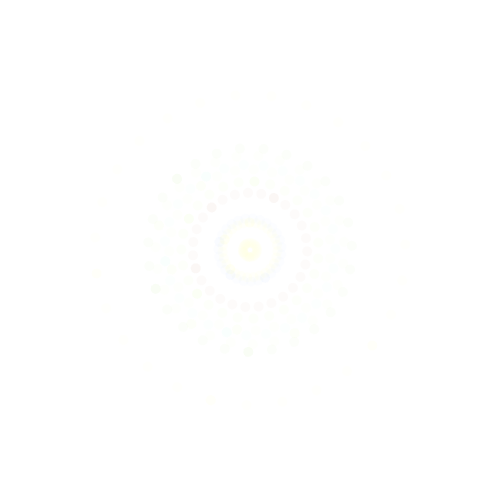
Frame 1 (no input)
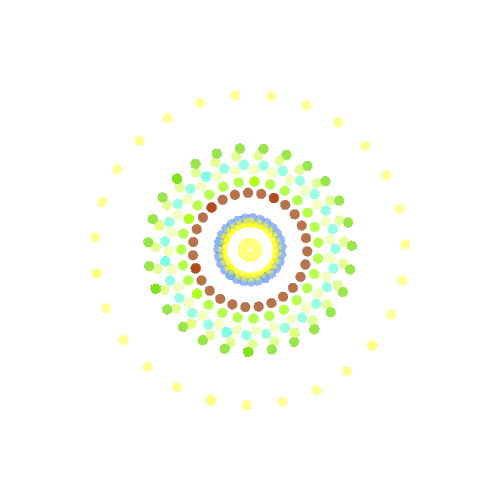
Frame 60 (the mouse pressed at the canvas centre just before this capture)
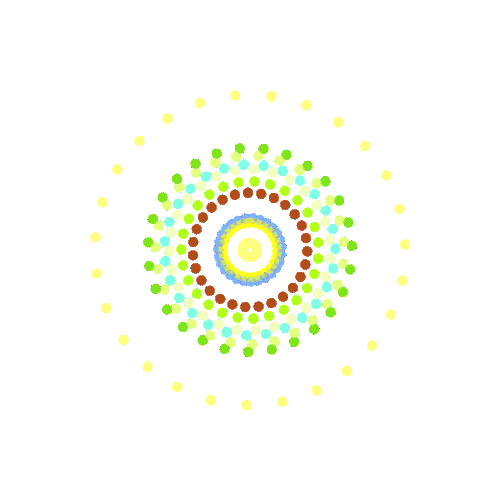
Frame 120 (the mouse held since frame 60 and released just before this capture)

The Processing sketch that drew these frames (run headless with seeded random() and noise(); from frame 60 on, the mouse is pressed at the canvas centre):

// Processing sketch: processing_84139
// ── processing_84139.pde

void setup()
{

  size(500,500);
background(255);
smooth();
noStroke();

 
}

void draw()
{

// translate permet de déplacer une forme sur l'axe des x et celui des y.



translate(250,250);
rotate(PI/11);
  
  fill(231,255,174,10);
 ellipse(10, 80, 10, 10);
  rotate(PI/27);
 
  fill(258,255,121,5);
 ellipse(150, 40, 10, 10);
  rotate(PI/27); 
 
   fill(180,255,121,5);
 ellipse(80, 50, 10, 10);
  rotate(PI/27); 
 
    fill(121,255,221,5);
 ellipse(30, 80, 10, 10);
  rotate(PI/27); 
 
   fill(121,173,251,5);
 ellipse(30, 10, 10, 10);
  rotate(PI/27);  
  
   fill(255,255,121,5);
 ellipse(5, 5, 10, 10);
  rotate(PI/27);  
  
    fill(235,255,21,5);
 ellipse(5, 27, 10, 10);
  rotate(PI/27);

  fill(135,255,21,5);
 ellipse(15, 67, 10, 10);
  rotate(PI/27);  
  
   fill(105,215,21,5);
 ellipse(95, 37, 10, 10);
  rotate(PI/27);  
  
   fill(145,35,21,5);
 ellipse(5, 57, 10, 10);
  rotate(PI/27); 
    fill(231,255,174,10);
 ellipse(10, 80, 10, 10);
  rotate(PI/27);
 
  fill(258,255,121,5);
 ellipse(150, 40, 10, 10);
  rotate(PI/27); 
 
   fill(180,255,121,5);
 ellipse(80, 50, 10, 10);
  rotate(PI/27); 
 
    fill(121,255,221,5);
 ellipse(30, 80, 10, 10);
  rotate(PI/27); 
 
   fill(121,173,251,5);
 ellipse(30, 10, 10, 10);
  rotate(PI/27);  
  
   fill(255,255,121,5);
 ellipse(5, 5, 10, 10);
  rotate(PI/27);  
  
    fill(235,255,21,5);
 ellipse(5, 27, 10, 10);
  rotate(PI/27);

  fill(135,255,21,5);
 ellipse(15, 67, 10, 10);
  rotate(PI/27);  
  
   fill(105,215,21,5);
 ellipse(95, 37, 10, 10);
  rotate(PI/27);  
  
   fill(145,35,21,5);
 ellipse(5, 57, 10, 10);
  rotate(PI/27);   fill(231,255,174,10);
 ellipse(10, 80, 10, 10);
  rotate(PI/27);
 
  fill(258,255,121,5);
 ellipse(150, 40, 10, 10);
  rotate(PI/27); 
 
   fill(180,255,121,5);
 ellipse(80, 50, 10, 10);
  rotate(PI/27); 
 
    fill(121,255,221,5);
 ellipse(30, 80, 10, 10);
  rotate(PI/27); 
 
   fill(121,173,251,5);
 ellipse(30, 10, 10, 10);
  rotate(PI/27);  
  
   fill(255,255,121,5);
 ellipse(5, 5, 10, 10);
  rotate(PI/27);  
  
    fill(235,255,21,5);
 ellipse(5, 27, 10, 10);
  rotate(PI/27);

  fill(135,255,21,5);
 ellipse(15, 67, 10, 10);
  rotate(PI/27);  
  
   fill(105,215,21,5);
 ellipse(95, 37, 10, 10);
  rotate(PI/27);  
  
   fill(145,35,21,5);
 ellipse(5, 57, 10, 10);
  rotate(PI/27);   fill(231,255,174,10);
 ellipse(10, 80, 10, 10);
  rotate(PI/27);
 
  fill(258,255,121,5);
 ellipse(150, 40, 10, 10);
  rotate(PI/27); 
 
   fill(180,255,121,5);
 ellipse(80, 50, 10, 10);
  rotate(PI/27); 
 
    fill(121,255,221,5);
 ellipse(30, 80, 10, 10);
  rotate(PI/27); 
 
   fill(121,173,251,5);
 ellipse(30, 10, 10, 10);
  rotate(PI/27);  
  
   fill(255,255,121,5);
 ellipse(5, 5, 10, 10);
  rotate(PI/27);  
  
    fill(235,255,21,5);
 ellipse(5, 27, 10, 10);
  rotate(PI/27);

  fill(135,255,21,5);
 ellipse(15, 67, 10, 10);
  rotate(PI/27);  
  
   fill(105,215,21,5);
 ellipse(95, 37, 10, 10);
  rotate(PI/27);  
  
   fill(145,35,21,5);
 ellipse(5, 57, 10, 10);
  rotate(PI/27);   fill(231,255,174,10);
 ellipse(10, 80, 10, 10);
  rotate(PI/27);
 
  fill(258,255,121,5);
 ellipse(150, 40, 10, 10);
  rotate(PI/27); 
 
   fill(180,255,121,5);
 ellipse(80, 50, 10, 10);
  rotate(PI/27); 
 
    fill(121,255,221,5);
 ellipse(30, 80, 10, 10);
  rotate(PI/27); 
 
   fill(121,173,251,5);
 ellipse(30, 10, 10, 10);
  rotate(PI/27);  
  
   fill(255,255,121,5);
 ellipse(5, 5, 10, 10);
  rotate(PI/27);  
  
    fill(235,255,21,5);
 ellipse(5, 27, 10, 10);
  rotate(PI/27);

  fill(135,255,21,5);
 ellipse(15, 67, 10, 10);
  rotate(PI/27);  
  
   fill(105,215,21,5);
 ellipse(95, 37, 10, 10);
  rotate(PI/27);  
  
   fill(145,35,21,5);
 ellipse(5, 57, 10, 10);
  rotate(PI/27);   fill(231,255,174,10);
 ellipse(10, 80, 10, 10);
  rotate(PI/27);
 
  fill(258,255,121,5);
 ellipse(150, 40, 10, 10);
  rotate(PI/27); 
 
   fill(180,255,121,5);
 ellipse(80, 50, 10, 10);
  rotate(PI/27); 
 
    fill(121,255,221,5);
 ellipse(30, 80, 10, 10);
  rotate(PI/27); 
 
   fill(121,173,251,5);
 ellipse(30, 10, 10, 10);
  rotate(PI/27);  
  
   fill(255,255,121,5);
 ellipse(5, 5, 10, 10);
  rotate(PI/27);  
  
    fill(235,255,21,5);
 ellipse(5, 27, 10, 10);
  rotate(PI/27);

  fill(135,255,21,5);
 ellipse(15, 67, 10, 10);
  rotate(PI/27);  
  
   fill(105,215,21,5);
 ellipse(95, 37, 10, 10);
  rotate(PI/27);  
  
   fill(145,35,21,5);
 ellipse(5, 57, 10, 10);
  rotate(PI/27);   fill(231,255,174,10);
 ellipse(10, 80, 10, 10);
  rotate(PI/27);
 
  fill(258,255,121,5);
 ellipse(150, 40, 10, 10);
  rotate(PI/27); 
 
   fill(180,255,121,5);
 ellipse(80, 50, 10, 10);
  rotate(PI/27); 
 
    fill(121,255,221,5);
 ellipse(30, 80, 10, 10);
  rotate(PI/27); 
 
   fill(121,173,251,5);
 ellipse(30, 10, 10, 10);
  rotate(PI/27);  
  
   fill(255,255,121,5);
 ellipse(5, 5, 10, 10);
  rotate(PI/27);  
  
    fill(235,255,21,5);
 ellipse(5, 27, 10, 10);
  rotate(PI/27);

  fill(135,255,21,5);
 ellipse(15, 67, 10, 10);
  rotate(PI/27);  
  
   fill(105,215,21,5);
 ellipse(95, 37, 10, 10);
  rotate(PI/27);  
  
   fill(145,35,21,5);
 ellipse(5, 57, 10, 10);
  rotate(PI/27);   fill(231,255,174,10);
 ellipse(10, 80, 10, 10);
  rotate(PI/27);
 
  fill(258,255,121,5);
 ellipse(150, 40, 10, 10);
  rotate(PI/27); 
 
   fill(180,255,121,5);
 ellipse(80, 50, 10, 10);
  rotate(PI/27); 
 
    fill(121,255,221,5);
 ellipse(30, 80, 10, 10);
  rotate(PI/27); 
 
   fill(121,173,251,5);
 ellipse(30, 10, 10, 10);
  rotate(PI/27);  
  
   fill(255,255,121,5);
 ellipse(5, 5, 10, 10);
  rotate(PI/27);  
  
    fill(235,255,21,5);
 ellipse(5, 27, 10, 10);
  rotate(PI/27);

  fill(135,255,21,5);
 ellipse(15, 67, 10, 10);
  rotate(PI/27);  
  
   fill(105,215,21,5);
 ellipse(95, 37, 10, 10);
  rotate(PI/27);  
  
   fill(145,35,21,5);
 ellipse(5, 57, 10, 10);
  rotate(PI/27);   fill(231,255,174,10);
 ellipse(10, 80, 10, 10);
  rotate(PI/27);
 
  fill(258,255,121,5);
 ellipse(150, 40, 10, 10);
  rotate(PI/27); 
 
   fill(180,255,121,5);
 ellipse(80, 50, 10, 10);
  rotate(PI/27); 
 
    fill(121,255,221,5);
 ellipse(30, 80, 10, 10);
  rotate(PI/27); 
 
   fill(121,173,251,5);
 ellipse(30, 10, 10, 10);
  rotate(PI/27);  
  
   fill(255,255,121,5);
 ellipse(5, 5, 10, 10);
  rotate(PI/27);  
  
    fill(235,255,21,5);
 ellipse(5, 27, 10, 10);
  rotate(PI/27);

  fill(135,255,21,5);
 ellipse(15, 67, 10, 10);
  rotate(PI/27);  
  
   fill(105,215,21,5);
 ellipse(95, 37, 10, 10);
  rotate(PI/27);  
  
   fill(145,35,21,5);
 ellipse(5, 57, 10, 10);
  rotate(PI/27);   fill(231,255,174,10);
 ellipse(10, 80, 10, 10);
  rotate(PI/27);
 
  fill(258,255,121,5);
 ellipse(150, 40, 10, 10);
  rotate(PI/27); 
 
   fill(180,255,121,5);
 ellipse(80, 50, 10, 10);
  rotate(PI/27); 
 
    fill(121,255,221,5);
 ellipse(30, 80, 10, 10);
  rotate(PI/27); 
 
   fill(121,173,251,5);
 ellipse(30, 10, 10, 10);
  rotate(PI/27);  
  
   fill(255,255,121,5);
 ellipse(5, 5, 10, 10);
  rotate(PI/27);  
  
    fill(235,255,21,5);
 ellipse(5, 27, 10, 10);
  rotate(PI/27);

  fill(135,255,21,5);
 ellipse(15, 67, 10, 10);
  rotate(PI/27);  
  
   fill(105,215,21,5);
 ellipse(95, 37, 10, 10);
  rotate(PI/27);  
  
   fill(145,35,21,5);
 ellipse(5, 57, 10, 10);
  rotate(PI/27);   fill(231,255,174,10);
 ellipse(10, 80, 10, 10);
  rotate(PI/27);
 
  fill(258,255,121,5);
 ellipse(150, 40, 10, 10);
  rotate(PI/27); 
 
   fill(180,255,121,5);
 ellipse(80, 50, 10, 10);
  rotate(PI/27); 
 
    fill(121,255,221,5);
 ellipse(30, 80, 10, 10);
  rotate(PI/27); 
 
   fill(121,173,251,5);
 ellipse(30, 10, 10, 10);
  rotate(PI/27);  
  
   fill(255,255,121,5);
 ellipse(5, 5, 10, 10);
  rotate(PI/27);  
  
    fill(235,255,21,5);
 ellipse(5, 27, 10, 10);
  rotate(PI/27);

  fill(135,255,21,5);
 ellipse(15, 67, 10, 10);
  rotate(PI/27);  
  
   fill(105,215,21,5);
 ellipse(95, 37, 10, 10);
  rotate(PI/27);  
  
   fill(145,35,21,5);
 ellipse(5, 57, 10, 10);
  rotate(PI/27);   fill(231,255,174,10);
 ellipse(10, 80, 10, 10);
  rotate(PI/27);
 
  fill(258,255,121,5);
 ellipse(150, 40, 10, 10);
  rotate(PI/27); 
 
   fill(180,255,121,5);
 ellipse(80, 50, 10, 10);
  rotate(PI/27); 
 
    fill(121,255,221,5);
 ellipse(30, 80, 10, 10);
  rotate(PI/27); 
 
   fill(121,173,251,5);
 ellipse(30, 10, 10, 10);
  rotate(PI/27);  
  
   fill(255,255,121,5);
 ellipse(5, 5, 10, 10);
  rotate(PI/27);  
  
    fill(235,255,21,5);
 ellipse(5, 27, 10, 10);
  rotate(PI/27);

  fill(135,255,21,5);
 ellipse(15, 67, 10, 10);
  rotate(PI/27);  
  
   fill(105,215,21,5);
 ellipse(95, 37, 10, 10);
  rotate(PI/27);  
  
   fill(145,35,21,5);
 ellipse(5, 57, 10, 10);
  rotate(PI/27);   fill(231,255,174,10);
 ellipse(10, 80, 10, 10);
  rotate(PI/27);
 
  fill(258,255,121,5);
 ellipse(150, 40, 10, 10);
  rotate(PI/27); 
 
   fill(180,255,121,5);
 ellipse(80, 50, 10, 10);
  rotate(PI/27); 
 
    fill(121,255,221,5);
 ellipse(30, 80, 10, 10);
  rotate(PI/27); 
 
   fill(121,173,251,5);
 ellipse(30, 10, 10, 10);
  rotate(PI/27);  
  
   fill(255,255,121,5);
 ellipse(5, 5, 10, 10);
  rotate(PI/27);  
  
    fill(235,255,21,5);
 ellipse(5, 27, 10, 10);
  rotate(PI/27);

  fill(135,255,21,5);
 ellipse(15, 67, 10, 10);
  rotate(PI/27);  
  
   fill(105,215,21,5);
 ellipse(95, 37, 10, 10);
  rotate(PI/27);  
  
   fill(145,35,21,5);
 ellipse(5, 57, 10, 10);
  rotate(PI/27);   fill(231,255,174,10);
 ellipse(10, 80, 10, 10);
  rotate(PI/27);
 
  fill(258,255,121,5);
 ellipse(150, 40, 10, 10);
  rotate(PI/27); 
 
   fill(180,255,121,5);
 ellipse(80, 50, 10, 10);
  rotate(PI/27); 
 
    fill(121,255,221,5);
 ellipse(30, 80, 10, 10);
  rotate(PI/27); 
 
   fill(121,173,251,5);
 ellipse(30, 10, 10, 10);
  rotate(PI/27);  
  
   fill(255,255,121,5);
 ellipse(5, 5, 10, 10);
  rotate(PI/27);  
  
    fill(235,255,21,5);
 ellipse(5, 27, 10, 10);
  rotate(PI/27);

  fill(135,255,21,5);
 ellipse(15, 67, 10, 10);
  rotate(PI/27);  
  
   fill(105,215,21,5);
 ellipse(95, 37, 10, 10);
  rotate(PI/27);  
  
   fill(145,35,21,5);
 ellipse(5, 57, 10, 10);
  rotate(PI/27);   fill(231,255,174,10);
 ellipse(10, 80, 10, 10);
  rotate(PI/27);
 
  fill(258,255,121,5);
 ellipse(150, 40, 10, 10);
  rotate(PI/27); 
 
   fill(180,255,121,5);
 ellipse(80, 50, 10, 10);
  rotate(PI/27); 
 
    fill(121,255,221,5);
 ellipse(30, 80, 10, 10);
  rotate(PI/27); 
 
   fill(121,173,251,5);
 ellipse(30, 10, 10, 10);
  rotate(PI/27);  
  
   fill(255,255,121,5);
 ellipse(5, 5, 10, 10);
  rotate(PI/27);  
  
    fill(235,255,21,5);
 ellipse(5, 27, 10, 10);
  rotate(PI/27);

  fill(135,255,21,5);
 ellipse(15, 67, 10, 10);
  rotate(PI/27);  
  
   fill(105,215,21,5);
 ellipse(95, 37, 10, 10);
  rotate(PI/27);  
  
   fill(145,35,21,5);
 ellipse(5, 57, 10, 10);
  rotate(PI/27);   fill(231,255,174,10);
 ellipse(10, 80, 10, 10);
  rotate(PI/27);
 
  fill(258,255,121,5);
 ellipse(150, 40, 10, 10);
  rotate(PI/27); 
 
   fill(180,255,121,5);
 ellipse(80, 50, 10, 10);
  rotate(PI/27); 
 
    fill(121,255,221,5);
 ellipse(30, 80, 10, 10);
  rotate(PI/27); 
 
   fill(121,173,251,5);
 ellipse(30, 10, 10, 10);
  rotate(PI/27);  
  
   fill(255,255,121,5);
 ellipse(5, 5, 10, 10);
  rotate(PI/27);  
  
    fill(235,255,21,5);
 ellipse(5, 27, 10, 10);
  rotate(PI/27);

  fill(135,255,21,5);
 ellipse(15, 67, 10, 10);
  rotate(PI/27);  
  
   fill(105,215,21,5);
 ellipse(95, 37, 10, 10);
  rotate(PI/27);  
  
   fill(145,35,21,5);
 ellipse(5, 57, 10, 10);
  rotate(PI/27);   fill(231,255,174,10);
 ellipse(10, 80, 10, 10);
  rotate(PI/27);
 
  fill(258,255,121,5);
 ellipse(150, 40, 10, 10);
  rotate(PI/27); 
 
   fill(180,255,121,5);
 ellipse(80, 50, 10, 10);
  rotate(PI/27); 
 
    fill(121,255,221,5);
 ellipse(30, 80, 10, 10);
  rotate(PI/27); 
 
   fill(121,173,251,5);
 ellipse(30, 10, 10, 10);
  rotate(PI/27);  
  
   fill(255,255,121,5);
 ellipse(5, 5, 10, 10);
  rotate(PI/27);  
  
    fill(235,255,21,5);
 ellipse(5, 27, 10, 10);
  rotate(PI/27);

  fill(135,255,21,5);
 ellipse(15, 67, 10, 10);
  rotate(PI/27);  
  
   fill(105,215,21,5);
 ellipse(95, 37, 10, 10);
  rotate(PI/27);  
  
   fill(145,35,21,5);
 ellipse(5, 57, 10, 10);
  rotate(PI/27);   fill(231,255,174,10);
 ellipse(10, 80, 10, 10);
  rotate(PI/27);
 
  fill(258,255,121,5);
 ellipse(150, 40, 10, 10);
  rotate(PI/27); 
 
   fill(180,255,121,5);
 ellipse(80, 50, 10, 10);
  rotate(PI/27); 
 
    fill(121,255,221,5);
 ellipse(30, 80, 10, 10);
  rotate(PI/27); 
 
   fill(121,173,251,5);
 ellipse(30, 10, 10, 10);
  rotate(PI/27);  
  
   fill(255,255,121,5);
 ellipse(5, 5, 10, 10);
  rotate(PI/27);  
  
    fill(235,255,21,5);
 ellipse(5, 27, 10, 10);
  rotate(PI/27);

  fill(135,255,21,5);
 ellipse(15, 67, 10, 10);
  rotate(PI/27);  
  
   fill(105,215,21,5);
 ellipse(95, 37, 10, 10);
  rotate(PI/27);  
  
   fill(145,35,21,5);
 ellipse(5, 57, 10, 10);
  rotate(PI/27);   fill(231,255,174,10);
 ellipse(10, 80, 10, 10);
  rotate(PI/27);
 
  fill(258,255,121,5);
 ellipse(150, 40, 10, 10);
  rotate(PI/27); 
 
   fill(180,255,121,5);
 ellipse(80, 50, 10, 10);
  rotate(PI/27); 
 
    fill(121,255,221,5);
 ellipse(30, 80, 10, 10);
  rotate(PI/27); 
 
   fill(121,173,251,5);
 ellipse(30, 10, 10, 10);
  rotate(PI/27);  
  
   fill(255,255,121,5);
 ellipse(5, 5, 10, 10);
  rotate(PI/27);  
  
    fill(235,255,21,5);
 ellipse(5, 27, 10, 10);
  rotate(PI/27);

  fill(135,255,21,5);
 ellipse(15, 67, 10, 10);
  rotate(PI/27);  
  
   fill(105,215,21,5);
 ellipse(95, 37, 10, 10);
  rotate(PI/27);  
  
   fill(145,35,21,5);
 ellipse(5, 57, 10, 10);
  rotate(PI/27);   fill(231,255,174,10);
 ellipse(10, 80, 10, 10);
  rotate(PI/27);
 
  fill(258,255,121,5);
 ellipse(150, 40, 10, 10);
  rotate(PI/27); 
 
   fill(180,255,121,5);
 ellipse(80, 50, 10, 10);
  rotate(PI/27); 
 
    fill(121,255,221,5);
 ellipse(30, 80, 10, 10);
  rotate(PI/27); 
 
   fill(121,173,251,5);
 ellipse(30, 10, 10, 10);
  rotate(PI/27);  
  
   fill(255,255,121,5);
 ellipse(5, 5, 10, 10);
  rotate(PI/27);  
  
    fill(235,255,21,5);
 ellipse(5, 27, 10, 10);
  rotate(PI/27);

  fill(135,255,21,5);
 ellipse(15, 67, 10, 10);
  rotate(PI/27);  
  
   fill(105,215,21,5);
 ellipse(95, 37, 10, 10);
  rotate(PI/27);  
  
   fill(145,35,21,5);
 ellipse(5, 57, 10, 10);
  rotate(PI/27);   fill(231,255,174,10);
 ellipse(10, 80, 10, 10);
  rotate(PI/27);
 
  fill(258,255,121,5);
 ellipse(150, 40, 10, 10);
  rotate(PI/27); 
 
   fill(180,255,121,5);
 ellipse(80, 50, 10, 10);
  rotate(PI/27); 
 
    fill(121,255,221,5);
 ellipse(30, 80, 10, 10);
  rotate(PI/27); 
 
   fill(121,173,251,5);
 ellipse(30, 10, 10, 10);
  rotate(PI/27);  
  
   fill(255,255,121,5);
 ellipse(5, 5, 10, 10);
  rotate(PI/27);  
  
    fill(235,255,21,5);
 ellipse(5, 27, 10, 10);
  rotate(PI/27);

  fill(135,255,21,5);
 ellipse(15, 67, 10, 10);
  rotate(PI/27);  
  
   fill(105,215,21,5);
 ellipse(95, 37, 10, 10);
  rotate(PI/27);  
  
   fill(145,35,21,5);
 ellipse(5, 57, 10, 10);
  rotate(PI/27); 
    fill(231,255,174,10);
 ellipse(10, 80, 10, 10);
  rotate(PI/27);
 
  fill(258,255,121,5);
 ellipse(150, 40, 10, 10);
  rotate(PI/27); 
 
   fill(180,255,121,5);
 ellipse(80, 50, 10, 10);
  rotate(PI/27); 
 
    fill(121,255,221,5);
 ellipse(30, 80, 10, 10);
  rotate(PI/27); 
 
   fill(121,173,251,5);
 ellipse(30, 10, 10, 10);
  rotate(PI/27);  
  
   fill(255,255,121,5);
 ellipse(5, 5, 10, 10);
  rotate(PI/27);  
  
    fill(235,255,21,5);
 ellipse(5, 27, 10, 10);
  rotate(PI/27);

  fill(135,255,21,5);
 ellipse(15, 67, 10, 10);
  rotate(PI/27);  
  
   fill(105,215,21,5);
 ellipse(95, 37, 10, 10);
  rotate(PI/27);  
  
   fill(145,35,21,5);
 ellipse(5, 57, 10, 10);
  rotate(PI/27);   fill(231,255,174,10);
 ellipse(10, 80, 10, 10);
  rotate(PI/27);
 
  fill(258,255,121,5);
 ellipse(150, 40, 10, 10);
  rotate(PI/27); 
 
   fill(180,255,121,5);
 ellipse(80, 50, 10, 10);
  rotate(PI/27); 
 
    fill(121,255,221,5);
 ellipse(30, 80, 10, 10);
  rotate(PI/27); 
 
   fill(121,173,251,5);
 ellipse(30, 10, 10, 10);
  rotate(PI/27);  
  
   fill(255,255,121,5);
 ellipse(5, 5, 10, 10);
  rotate(PI/27);  
  
    fill(235,255,21,5);
 ellipse(5, 27, 10, 10);
  rotate(PI/27);

  fill(135,255,21,5);
 ellipse(15, 67, 10, 10);
  rotate(PI/27);  
  
   fill(105,215,21,5);
 ellipse(95, 37, 10, 10);
  rotate(PI/27);  
  
   fill(145,35,21,5);
 ellipse(5, 57, 10, 10);
  rotate(PI/27);   fill(231,255,174,10);
 ellipse(10, 80, 10, 10);
  rotate(PI/27);
 
  fill(258,255,121,5);
 ellipse(150, 40, 10, 10);
  rotate(PI/27); 
 
   fill(180,255,121,5);
 ellipse(80, 50, 10, 10);
  rotate(PI/27); 
 
    fill(121,255,221,5);
 ellipse(30, 80, 10, 10);
  rotate(PI/27); 
 
   fill(121,173,251,5);
 ellipse(30, 10, 10, 10);
  rotate(PI/27);  
  
   fill(255,255,121,5);
 ellipse(5, 5, 10, 10);
  rotate(PI/27);  
  
    fill(235,255,21,5);
 ellipse(5, 27, 10, 10);
  rotate(PI/27);

  fill(135,255,21,5);
 ellipse(15, 67, 10, 10);
  rotate(PI/27);  
  
   fill(105,215,21,5);
 ellipse(95, 37, 10, 10);
  rotate(PI/27);  
  
   fill(145,35,21,5);
 ellipse(5, 57, 10, 10);
  rotate(PI/27);   fill(231,255,174,10);
 ellipse(10, 80, 10, 10);
  rotate(PI/27);
 
  fill(258,255,121,5);
 ellipse(150, 40, 10, 10);
  rotate(PI/27); 
 
   fill(180,255,121,5);
 ellipse(80, 50, 10, 10);
  rotate(PI/27); 
 
    fill(121,255,221,5);
 ellipse(30, 80, 10, 10);
  rotate(PI/27); 
 
   fill(121,173,251,5);
 ellipse(30, 10, 10, 10);
  rotate(PI/27);  
  
   fill(255,255,121,5);
 ellipse(5, 5, 10, 10);
  rotate(PI/27);  
  
    fill(235,255,21,5);
 ellipse(5, 27, 10, 10);
  rotate(PI/27);

  fill(135,255,21,5);
 ellipse(15, 67, 10, 10);
  rotate(PI/27);  
  
   fill(105,215,21,5);
 ellipse(95, 37, 10, 10);
  rotate(PI/27);  
  
   fill(145,35,21,5);
 ellipse(5, 57, 10, 10);
  rotate(PI/27);   fill(231,255,174,10);
 ellipse(10, 80, 10, 10);
  rotate(PI/27);
 
  fill(258,255,121,5);
 ellipse(150, 40, 10, 10);
  rotate(PI/27); 
 
   fill(180,255,121,5);
 ellipse(80, 50, 10, 10);
  rotate(PI/27); 
 
    fill(121,255,221,5);
 ellipse(30, 80, 10, 10);
  rotate(PI/27); 
 
   fill(121,173,251,5);
 ellipse(30, 10, 10, 10);
  rotate(PI/27);  
  
   fill(255,255,121,5);
 ellipse(5, 5, 10, 10);
  rotate(PI/27);  
  
    fill(235,255,21,5);
 ellipse(5, 27, 10, 10);
  rotate(PI/27);

  fill(135,255,21,5);
 ellipse(15, 67, 10, 10);
  rotate(PI/27);  
  
   fill(105,215,21,5);
 ellipse(95, 37, 10, 10);
  rotate(PI/27);  
  
   fill(145,35,21,5);
 ellipse(5, 57, 10, 10);
  rotate(PI/27);   fill(231,255,174,10);
 ellipse(10, 80, 10, 10);
  rotate(PI/27);
 
  fill(258,255,121,5);
 ellipse(150, 40, 10, 10);
  rotate(PI/27); 
 
   fill(180,255,121,5);
 ellipse(80, 50, 10, 10);
  rotate(PI/27); 
 
    fill(121,255,221,5);
 ellipse(30, 80, 10, 10);
  rotate(PI/27); 
 
   fill(121,173,251,5);
 ellipse(30, 10, 10, 10);
  rotate(PI/27);  
  
   fill(255,255,121,5);
 ellipse(5, 5, 10, 10);
  rotate(PI/27);  
  
    fill(235,255,21,5);
 ellipse(5, 27, 10, 10);
  rotate(PI/27);

  fill(135,255,21,5);
 ellipse(15, 67, 10, 10);
  rotate(PI/27);  
  
   fill(105,215,21,5);
 ellipse(95, 37, 10, 10);
  rotate(PI/27);  
  
   fill(145,35,21,5);
 ellipse(5, 57, 10, 10);
  rotate(PI/27);   fill(231,255,174,10);
 ellipse(10, 80, 10, 10);
  rotate(PI/27);
 
  fill(258,255,121,5);
 ellipse(150, 40, 10, 10);
  rotate(PI/27); 
 
   fill(180,255,121,5);
 ellipse(80, 50, 10, 10);
  rotate(PI/27); 
 
    fill(121,255,221,5);
 ellipse(30, 80, 10, 10);
  rotate(PI/27); 
 
   fill(121,173,251,5);
 ellipse(30, 10, 10, 10);
  rotate(PI/27);  
  
   fill(255,255,121,5);
 ellipse(5, 5, 10, 10);
  rotate(PI/27);  
  
    fill(235,255,21,5);
 ellipse(5, 27, 10, 10);
  rotate(PI/27);

  fill(135,255,21,5);
 ellipse(15, 67, 10, 10);
  rotate(PI/27);  
  
   fill(105,215,21,5);
 ellipse(95, 37, 10, 10);
  rotate(PI/27);  
  
   fill(145,35,21,5);
 ellipse(5, 57, 10, 10);
  rotate(PI/27);   fill(231,255,174,10);
 ellipse(10, 80, 10, 10);
  rotate(PI/27);
 
  fill(258,255,121,5);
 ellipse(150, 40, 10, 10);
  rotate(PI/27); 
 
   fill(180,255,121,5);
 ellipse(80, 50, 10, 10);
  rotate(PI/27); 
 
    fill(121,255,221,5);
 ellipse(30, 80, 10, 10);
  rotate(PI/27); 
 
   fill(121,173,251,5);
 ellipse(30, 10, 10, 10);
  rotate(PI/27);  
  
   fill(255,255,121,5);
 ellipse(5, 5, 10, 10);
  rotate(PI/27);  
  
    fill(235,255,21,5);
 ellipse(5, 27, 10, 10);
  rotate(PI/27);

  fill(135,255,21,5);
 ellipse(15, 67, 10, 10);
  rotate(PI/27);  
  
   fill(105,215,21,5);
 ellipse(95, 37, 10, 10);
  rotate(PI/27);  
  
   fill(145,35,21,5);
 ellipse(5, 57, 10, 10);
  rotate(PI/27);   fill(231,255,174,10);
 ellipse(10, 80, 10, 10);
  rotate(PI/27);
 
  fill(258,255,121,5);
 ellipse(150, 40, 10, 10);
  rotate(PI/27); 
 
   fill(180,255,121,5);
 ellipse(80, 50, 10, 10);
  rotate(PI/27); 
 
    fill(121,255,221,5);
 ellipse(30, 80, 10, 10);
  rotate(PI/27); 
 
   fill(121,173,251,5);
 ellipse(30, 10, 10, 10);
  rotate(PI/27);  
  
   fill(255,255,121,5);
 ellipse(5, 5, 10, 10);
  rotate(PI/27);  
  
    fill(235,255,21,5);
 ellipse(5, 27, 10, 10);
  rotate(PI/27);

  fill(135,255,21,5);
 ellipse(15, 67, 10, 10);
  rotate(PI/27);  
  
   fill(105,215,21,5);
 ellipse(95, 37, 10, 10);
  rotate(PI/27);  
  
   fill(145,35,21,5);
 ellipse(5, 57, 10, 10);
  rotate(PI/27); 
 

   
 
  

  

  

}
